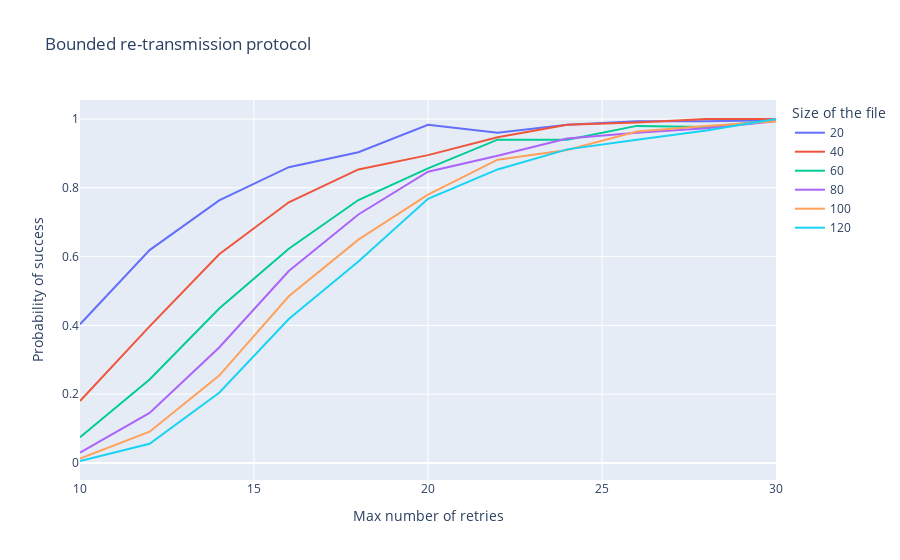

Source (notebook cell):
### Code cell
import pandas as pd
import plotly.express as px

df = pd.read_csv('data-bounded.csv', delimiter=";")
df = df.query('max <= 30')
fig = px.line(df, x = 'max', y = 'p', color='size', title='Bounded re-transmission protocol',
             labels = {'max': 'Max number of retries',
                        'p' : 'Probability of success',
                         'size': 'Size of the file'})
fig.show()

### Figure 1 — Plotly figure (JSON) as saved in the notebook; plotly's stock layout.template omitted (floating-point values rounded to 4 significant figures)
{"data": [{"hovertemplate": "Size of the file=20<br>Max number of retries=%{x}<br>Probability of success=%{y}<extra></extra>", "legendgroup": "20", "line": {"color": "#636efa", "dash": "solid"}, "marker": {"symbol": "circle"}, "mode": "lines", "name": "20", "orientation": "v", "showlegend": true, "type": "scatter", "x": [10, 12, 14, 16, 18, 20, 22, 24, 26, 28, 30], "xaxis": "x", "y": [0.4033, 0.6189, 0.7633, 0.86, 0.9033, 0.9833, 0.96, 0.9833, 0.9933, 0.9933, 0.9967], "yaxis": "y"}, {"hovertemplate": "Size of the file=40<br>Max number of retries=%{x}<br>Probability of success=%{y}<extra></extra>", "legendgroup": "40", "line": {"color": "#EF553B", "dash": "solid"}, "marker": {"symbol": "circle"}, "mode": "lines", "name": "40", "orientation": "v", "showlegend": true, "type": "scatter", "x": [10, 12, 14, 16, 18, 20, 22, 24, 26, 28, 30], "xaxis": "x", "y": [0.1799, 0.3972, 0.6067, 0.7578, 0.8533, 0.895, 0.9467, 0.9833, 0.99, 1, 1], "yaxis": "y"}, {"hovertemplate": "Size of the file=60<br>Max number of retries=%{x}<br>Probability of success=%{y}<extra></extra>", "legendgroup": "60", "line": {"color": "#00cc96", "dash": "solid"}, "marker": {"symbol": "circle"}, "mode": "lines", "name": "60", "orientation": "v", "showlegend": true, "type": "scatter", "x": [10, 12, 14, 16, 18, 20, 22, 24, 26, 28, 30], "xaxis": "x", "y": [0.07454, 0.2426, 0.4488, 0.6228, 0.7644, 0.8567, 0.94, 0.94, 0.98, 0.9767, 0.9967], "yaxis": "y"}, {"hovertemplate": "Size of the file=80<br>Max number of retries=%{x}<br>Probability of success=%{y}<extra></extra>", "legendgroup": "80", "line": {"color": "#ab63fa", "dash": "solid"}, "marker": {"symbol": "circle"}, "mode": "lines", "name": "80", "orientation": "v", "showlegend": true, "type": "scatter", "x": [10, 12, 14, 16, 18, 20, 22, 24, 26, 28, 30], "xaxis": "x", "y": [0.03026, 0.1457, 0.3359, 0.5581, 0.7225, 0.8467, 0.8933, 0.9433, 0.96, 0.9733, 0.9933], "yaxis": "y"}, {"hovertemplate": "Size of the file=100<br>Max number of retries=%{x}<br>Probability of success=%{y}<extra></extra>", "legendgroup": "100", "line": {"color": "#FFA15A", "dash": "solid"}, "marker": {"symbol": "circle"}, "mode": "lines", "name": "100", "orientation": "v", "showlegend": true, "type": "scatter", "x": [10, 12, 14, 16, 18, 20, 22, 24, 26, 28, 30], "xaxis": "x", "y": [0.01308, 0.09086, 0.2541, 0.4844, 0.6493, 0.78, 0.8817, 0.91, 0.9633, 0.98, 0.9933], "yaxis": "y"}, {"hovertemplate": "Size of the file=120<br>Max number of retries=%{x}<br>Probability of success=%{y}<extra></extra>", "legendgroup": "120", "line": {"color": "#19d3f3", "dash": "solid"}, "marker": {"symbol": "circle"}, "mode": "lines", "name": "120", "orientation": "v", "showlegend": true, "type": "scatter", "x": [10, 12, 14, 16, 18, 20, 22, 24, 26, 28, 30], "xaxis": "x", "y": [0.00572, 0.05587, 0.2042, 0.4186, 0.5856, 0.7678, 0.8533, 0.9117, 0.94, 0.9667, 1], "yaxis": "y"}], "layout": {"autosize": true, "legend": {"title": {"text": "Size of the file"}, "tracegroupgap": 0}, "title": {"text": "Bounded re-transmission protocol"}, "xaxis": {"anchor": "y", "autorange": true, "domain": [0, 1], "range": [10, 30], "title": {"text": "Max number of retries"}, "type": "linear"}, "yaxis": {"anchor": "x", "autorange": true, "domain": [0, 1], "range": [-0.04952, 1.055], "title": {"text": "Probability of success"}, "type": "linear"}}}
